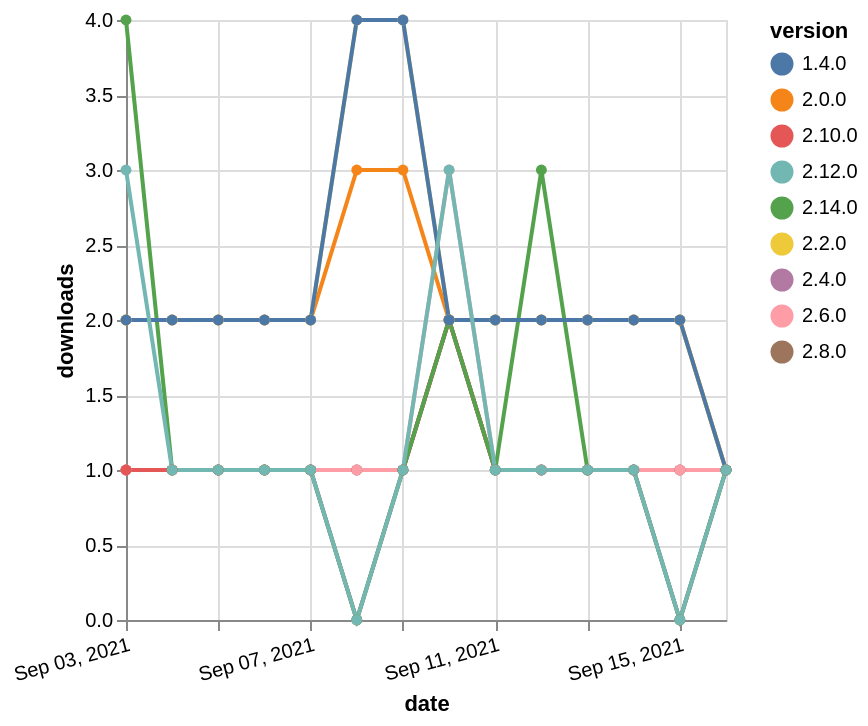

Vega-Lite specification for this chart:
### Vega-Lite specification from a JSON file in a GitHub repository (floating-point values rounded to 4 significant figures)
{"$schema": "https://vega.github.io/schema/vega-lite/v5.json", "description": "A simple bar chart with embedded data.", "data": {"values": [{"date": "2021-09-03", "total": 285, "delta": 1, "version": "2.4.0"}, {"date": "2021-09-04", "total": 286, "delta": 1, "version": "2.4.0"}, {"date": "2021-09-05", "total": 287, "delta": 1, "version": "2.4.0"}, {"date": "2021-09-06", "total": 288, "delta": 1, "version": "2.4.0"}, {"date": "2021-09-07", "total": 289, "delta": 1, "version": "2.4.0"}, {"date": "2021-09-08", "total": 290, "delta": 1, "version": "2.4.0"}, {"date": "2021-09-09", "total": 291, "delta": 1, "version": "2.4.0"}, {"date": "2021-09-10", "total": 293, "delta": 2, "version": "2.4.0"}, {"date": "2021-09-11", "total": 294, "delta": 1, "version": "2.4.0"}, {"date": "2021-09-12", "total": 295, "delta": 1, "version": "2.4.0"}, {"date": "2021-09-13", "total": 296, "delta": 1, "version": "2.4.0"}, {"date": "2021-09-14", "total": 297, "delta": 1, "version": "2.4.0"}, {"date": "2021-09-15", "total": 298, "delta": 1, "version": "2.4.0"}, {"date": "2021-09-16", "total": 299, "delta": 1, "version": "2.4.0"}, {"date": "2021-09-03", "total": 227, "delta": 1, "version": "2.8.0"}, {"date": "2021-09-04", "total": 228, "delta": 1, "version": "2.8.0"}, {"date": "2021-09-05", "total": 229, "delta": 1, "version": "2.8.0"}, {"date": "2021-09-06", "total": 230, "delta": 1, "version": "2.8.0"}, {"date": "2021-09-07", "total": 231, "delta": 1, "version": "2.8.0"}, {"date": "2021-09-08", "total": 232, "delta": 1, "version": "2.8.0"}, {"date": "2021-09-09", "total": 233, "delta": 1, "version": "2.8.0"}, {"date": "2021-09-10", "total": 235, "delta": 2, "version": "2.8.0"}, {"date": "2021-09-11", "total": 236, "delta": 1, "version": "2.8.0"}, {"date": "2021-09-12", "total": 237, "delta": 1, "version": "2.8.0"}, {"date": "2021-09-13", "total": 238, "delta": 1, "version": "2.8.0"}, {"date": "2021-09-14", "total": 239, "delta": 1, "version": "2.8.0"}, {"date": "2021-09-15", "total": 240, "delta": 1, "version": "2.8.0"}, {"date": "2021-09-16", "total": 241, "delta": 1, "version": "2.8.0"}, {"date": "2021-09-03", "total": 405, "delta": 1, "version": "2.6.0"}, {"date": "2021-09-04", "total": 406, "delta": 1, "version": "2.6.0"}, {"date": "2021-09-05", "total": 407, "delta": 1, "version": "2.6.0"}, {"date": "2021-09-06", "total": 408, "delta": 1, "version": "2.6.0"}, {"date": "2021-09-07", "total": 409, "delta": 1, "version": "2.6.0"}, {"date": "2021-09-08", "total": 410, "delta": 1, "version": "2.6.0"}, {"date": "2021-09-09", "total": 411, "delta": 1, "version": "2.6.0"}, {"date": "2021-09-10", "total": 414, "delta": 3, "version": "2.6.0"}, {"date": "2021-09-11", "total": 415, "delta": 1, "version": "2.6.0"}, {"date": "2021-09-12", "total": 416, "delta": 1, "version": "2.6.0"}, {"date": "2021-09-13", "total": 417, "delta": 1, "version": "2.6.0"}, {"date": "2021-09-14", "total": 418, "delta": 1, "version": "2.6.0"}, {"date": "2021-09-15", "total": 419, "delta": 1, "version": "2.6.0"}, {"date": "2021-09-16", "total": 420, "delta": 1, "version": "2.6.0"}, {"date": "2021-09-03", "total": 201, "delta": 1, "version": "2.10.0"}, {"date": "2021-09-04", "total": 202, "delta": 1, "version": "2.10.0"}, {"date": "2021-09-05", "total": 203, "delta": 1, "version": "2.10.0"}, {"date": "2021-09-06", "total": 204, "delta": 1, "version": "2.10.0"}, {"date": "2021-09-07", "total": 205, "delta": 1, "version": "2.10.0"}, {"date": "2021-09-08", "total": 205, "delta": 0, "version": "2.10.0"}, {"date": "2021-09-09", "total": 206, "delta": 1, "version": "2.10.0"}, {"date": "2021-09-10", "total": 208, "delta": 2, "version": "2.10.0"}, {"date": "2021-09-11", "total": 209, "delta": 1, "version": "2.10.0"}, {"date": "2021-09-12", "total": 210, "delta": 1, "version": "2.10.0"}, {"date": "2021-09-13", "total": 211, "delta": 1, "version": "2.10.0"}, {"date": "2021-09-14", "total": 212, "delta": 1, "version": "2.10.0"}, {"date": "2021-09-15", "total": 212, "delta": 0, "version": "2.10.0"}, {"date": "2021-09-16", "total": 213, "delta": 1, "version": "2.10.0"}, {"date": "2021-09-03", "total": 2763, "delta": 2, "version": "2.0.0"}, {"date": "2021-09-04", "total": 2765, "delta": 2, "version": "2.0.0"}, {"date": "2021-09-05", "total": 2767, "delta": 2, "version": "2.0.0"}, {"date": "2021-09-06", "total": 2769, "delta": 2, "version": "2.0.0"}, {"date": "2021-09-07", "total": 2771, "delta": 2, "version": "2.0.0"}, {"date": "2021-09-08", "total": 2774, "delta": 3, "version": "2.0.0"}, {"date": "2021-09-09", "total": 2777, "delta": 3, "version": "2.0.0"}, {"date": "2021-09-10", "total": 2779, "delta": 2, "version": "2.0.0"}, {"date": "2021-09-11", "total": 2781, "delta": 2, "version": "2.0.0"}, {"date": "2021-09-12", "total": 2783, "delta": 2, "version": "2.0.0"}, {"date": "2021-09-13", "total": 2785, "delta": 2, "version": "2.0.0"}, {"date": "2021-09-14", "total": 2787, "delta": 2, "version": "2.0.0"}, {"date": "2021-09-15", "total": 2789, "delta": 2, "version": "2.0.0"}, {"date": "2021-09-16", "total": 2790, "delta": 1, "version": "2.0.0"}, {"date": "2021-09-03", "total": 2687, "delta": 2, "version": "2.2.0"}, {"date": "2021-09-04", "total": 2689, "delta": 2, "version": "2.2.0"}, {"date": "2021-09-05", "total": 2691, "delta": 2, "version": "2.2.0"}, {"date": "2021-09-06", "total": 2693, "delta": 2, "version": "2.2.0"}, {"date": "2021-09-07", "total": 2695, "delta": 2, "version": "2.2.0"}, {"date": "2021-09-08", "total": 2699, "delta": 4, "version": "2.2.0"}, {"date": "2021-09-09", "total": 2703, "delta": 4, "version": "2.2.0"}, {"date": "2021-09-10", "total": 2705, "delta": 2, "version": "2.2.0"}, {"date": "2021-09-11", "total": 2707, "delta": 2, "version": "2.2.0"}, {"date": "2021-09-12", "total": 2709, "delta": 2, "version": "2.2.0"}, {"date": "2021-09-13", "total": 2711, "delta": 2, "version": "2.2.0"}, {"date": "2021-09-14", "total": 2713, "delta": 2, "version": "2.2.0"}, {"date": "2021-09-15", "total": 2715, "delta": 2, "version": "2.2.0"}, {"date": "2021-09-16", "total": 2716, "delta": 1, "version": "2.2.0"}, {"date": "2021-09-03", "total": 143, "delta": 4, "version": "2.14.0"}, {"date": "2021-09-04", "total": 144, "delta": 1, "version": "2.14.0"}, {"date": "2021-09-05", "total": 145, "delta": 1, "version": "2.14.0"}, {"date": "2021-09-06", "total": 146, "delta": 1, "version": "2.14.0"}, {"date": "2021-09-07", "total": 147, "delta": 1, "version": "2.14.0"}, {"date": "2021-09-08", "total": 147, "delta": 0, "version": "2.14.0"}, {"date": "2021-09-09", "total": 148, "delta": 1, "version": "2.14.0"}, {"date": "2021-09-10", "total": 150, "delta": 2, "version": "2.14.0"}, {"date": "2021-09-11", "total": 151, "delta": 1, "version": "2.14.0"}, {"date": "2021-09-12", "total": 154, "delta": 3, "version": "2.14.0"}, {"date": "2021-09-13", "total": 155, "delta": 1, "version": "2.14.0"}, {"date": "2021-09-14", "total": 156, "delta": 1, "version": "2.14.0"}, {"date": "2021-09-15", "total": 156, "delta": 0, "version": "2.14.0"}, {"date": "2021-09-16", "total": 157, "delta": 1, "version": "2.14.0"}, {"date": "2021-09-03", "total": 3024, "delta": 2, "version": "1.4.0"}, {"date": "2021-09-04", "total": 3026, "delta": 2, "version": "1.4.0"}, {"date": "2021-09-05", "total": 3028, "delta": 2, "version": "1.4.0"}, {"date": "2021-09-06", "total": 3030, "delta": 2, "version": "1.4.0"}, {"date": "2021-09-07", "total": 3032, "delta": 2, "version": "1.4.0"}, {"date": "2021-09-08", "total": 3036, "delta": 4, "version": "1.4.0"}, {"date": "2021-09-09", "total": 3040, "delta": 4, "version": "1.4.0"}, {"date": "2021-09-10", "total": 3042, "delta": 2, "version": "1.4.0"}, {"date": "2021-09-11", "total": 3044, "delta": 2, "version": "1.4.0"}, {"date": "2021-09-12", "total": 3046, "delta": 2, "version": "1.4.0"}, {"date": "2021-09-13", "total": 3048, "delta": 2, "version": "1.4.0"}, {"date": "2021-09-14", "total": 3050, "delta": 2, "version": "1.4.0"}, {"date": "2021-09-15", "total": 3052, "delta": 2, "version": "1.4.0"}, {"date": "2021-09-16", "total": 3053, "delta": 1, "version": "1.4.0"}, {"date": "2021-09-03", "total": 252, "delta": 3, "version": "2.12.0"}, {"date": "2021-09-04", "total": 253, "delta": 1, "version": "2.12.0"}, {"date": "2021-09-05", "total": 254, "delta": 1, "version": "2.12.0"}, {"date": "2021-09-06", "total": 255, "delta": 1, "version": "2.12.0"}, {"date": "2021-09-07", "total": 256, "delta": 1, "version": "2.12.0"}, {"date": "2021-09-08", "total": 256, "delta": 0, "version": "2.12.0"}, {"date": "2021-09-09", "total": 257, "delta": 1, "version": "2.12.0"}, {"date": "2021-09-10", "total": 260, "delta": 3, "version": "2.12.0"}, {"date": "2021-09-11", "total": 261, "delta": 1, "version": "2.12.0"}, {"date": "2021-09-12", "total": 262, "delta": 1, "version": "2.12.0"}, {"date": "2021-09-13", "total": 263, "delta": 1, "version": "2.12.0"}, {"date": "2021-09-14", "total": 264, "delta": 1, "version": "2.12.0"}, {"date": "2021-09-15", "total": 264, "delta": 0, "version": "2.12.0"}, {"date": "2021-09-16", "total": 265, "delta": 1, "version": "2.12.0"}]}, "width": "container", "mark": {"type": "line", "point": {"filled": true}}, "encoding": {"x": {"field": "date", "type": "temporal", "timeUnit": "yearmonthdate", "title": "date", "axis": {"labelAngle": -15}}, "y": {"field": "delta", "type": "quantitative", "title": "downloads"}, "color": {"field": "version", "type": "nominal"}, "tooltip": {"field": "delta"}}}
